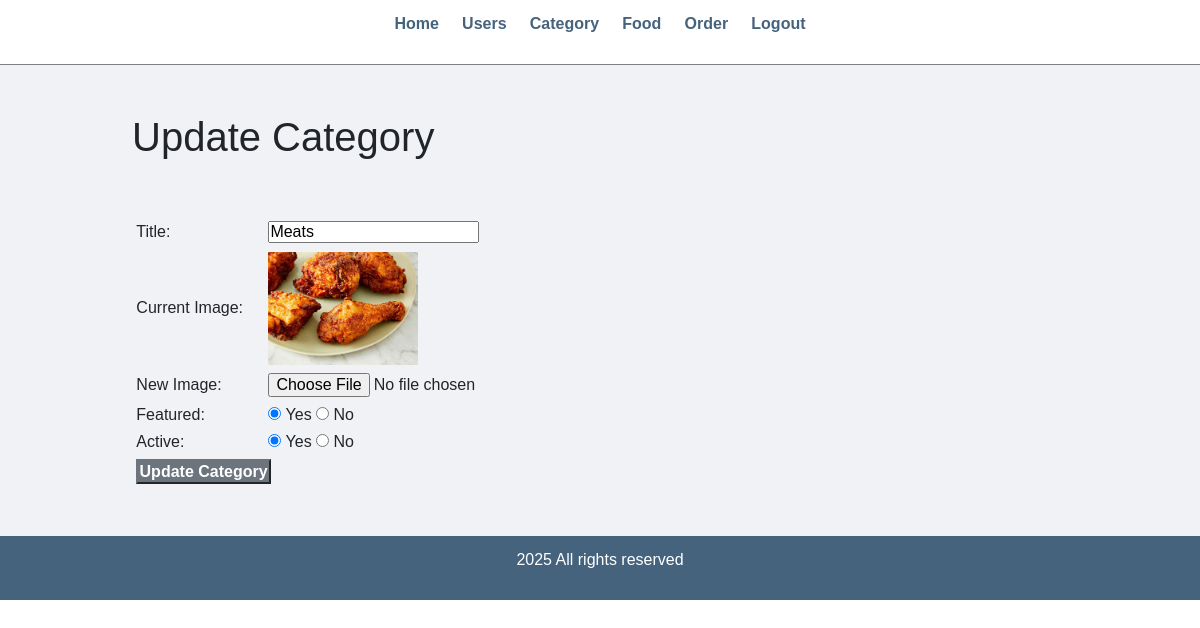
Screenshot of /admin/update-category.php?id=1 (signed in) with the database file from the repository.
### tables this page shows
CREATE TABLE `tbl_category` (
  `id` int(10) UNSIGNED NOT NULL,
  `title` varchar(100) NOT NULL,
  `image_name` varchar(255) NOT NULL,
  `featured` varchar(10) NOT NULL,
  `active` varchar(10) NOT NULL
);

### admin/update-category.php (the view, shortened to what this page needs)
<?php include('partials/menu.php'); ?>
<div class="main-content">
    <div class="wrapper">
        <h1>Update Category</h1>
        <br><br>
        <?php
            if(isset($_GET['id']))
            {
                $id = $_GET['id'];
                $sql = "SELECT * FROM tbl_category WHERE id=$id";
                $res = mysqli_query($conn, $sql);
                $count = mysqli_num_rows($res);
                if($count==1)
                {
                    $row = mysqli_fetch_assoc($res);
                    $title = $row['title'];
                    $current_image = $row['image_name'];
                    $featured = $row['featured'];
                    $active = $row['active'];
                }
                else
                {
                    $_SESSION['no-category-found'] = "<div class='error'>Category not Found.</div>";
                    header('location:'.SITEURL.'admin/manage-category.php');
                }
            }
            else
            {
                header('location:'.SITEURL.'admin/manage-category.php');
            }
        ?>
        <form action="" method="POST" enctype="multipart/form-data">
            <table class="tbl-30">
                <tr>
                    <td>Title: </td>
                    <td>
                        <input type="text" name="title" value="<?php echo $title; ?>">
                    </td>
                </tr>
                <tr>
                    <td>Current Image: </td>
                    <td>
                        <?php
                            if($current_image != "")
                            {
                                ?>
                                <img src="<?php echo SITEURL; ?>images/category/<?php echo $current_image; ?>" width="150px">
                                <?php
                            }
                            else
                            {
                                echo "<div class='error'>Image Not Added.</div>";
                            }
                        ?>
                    </td>
                </tr>
                <tr>
                    <td>New Image: </td>
                    <td>
                        <input type="file" name="image">
                    </td>
                </tr>
                <tr>
                    <td>Featured: </td>
                    <td>
                        <input <?php if($featured=="Yes"){echo "checked";} ?> type="radio" name="featured" value="Yes"> Yes
                        <input <?php if($featured=="No"){echo "checked";} ?> type="radio" name="featured" value="No"> No
                    </td>
                </tr>
                <tr>
                    <td>Active: </td>
                    <td>
                        <input <?php if($active=="Yes"){echo "checked";} ?> type="radio" name="active" value="Yes"> Yes
                        <input <?php if($active=="No"){echo "checked";} ?> type="radio" name="active" value="No"> No
                    </td>
                </tr>
                <tr>
                    <td>
                        <input type="submit" name="submit" value="Update Category" class="btn-secondary">
                    </td>
                </tr>
            </table>
        </form>
    </div>
</div>
<?php include('partials/footer.php'); ?>

### css/admin.css (style rules this page uses)
* { margin: 0; padding: 0; font-family: Arial, Helvetica, sans-serif; }
.wrapper { padding: 1%; width: 80%; margin: 0 auto; }
.tbl-30 { width: 30%; }
table tr td { padding: 1%; }
.btn-secondary { background-color: #7bed9f; padding: 1%; color: black; text-decoration: none; font-weight: bold; }
.main-content { background-color: #f1f2f6; padding: 3% 0; }

### rows the page displays
tbl_category: title "Meats", image_name (picture), featured "☑", active "☑"
